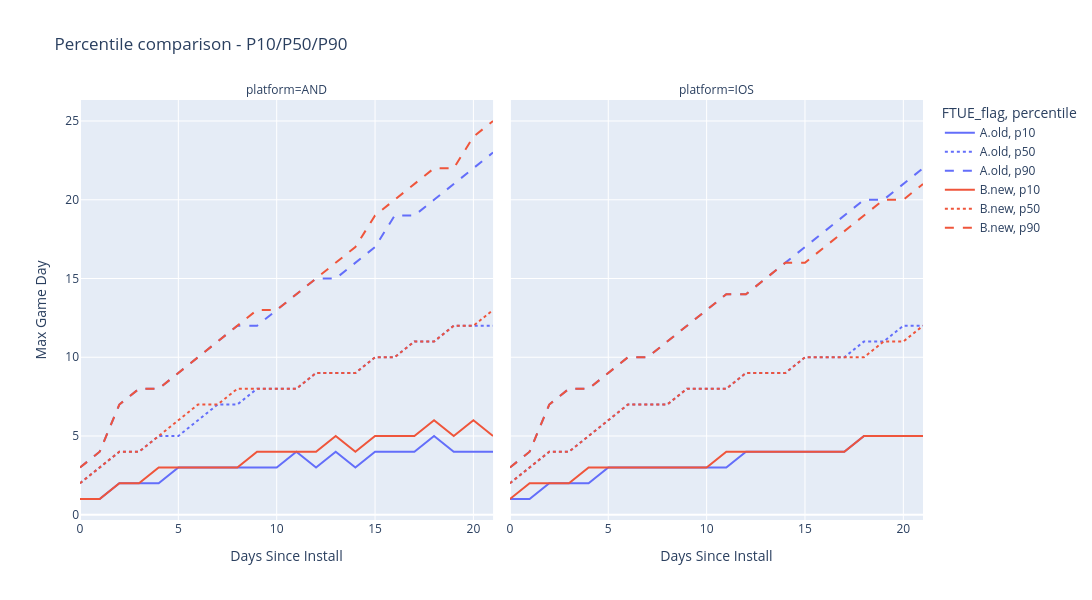

Here is the notebook cell this chart was saved with:
### Code cell
# Band chart: P10/P50/P90 level progression comparison between A.old and B.new
plot_percentile_comparison(level_pcts_by_group, percentile='all', measure_name='Max Game Day')

# To inspect a single percentile with diff bar:
# plot_percentile_comparison(level_pcts_by_group, percentile='p50')
# plot_percentile_comparison(level_pcts_by_group, percentile='p10')
# plot_percentile_comparison(level_pcts_by_group, percentile='p90')

### Figure 1 — Plotly figure (JSON) as saved in the notebook; plotly's stock layout.template omitted (floating-point values rounded to 4 significant figures)
{"data": [{"hovertemplate": "FTUE_flag=A.old<br>percentile=p10<br>platform=AND<br>Days Since Install=%{x}<br>Max Game Day=%{y}<extra></extra>", "legendgroup": "A.old, p10", "line": {"color": "#636efa", "dash": "solid"}, "marker": {"symbol": "circle"}, "mode": "lines", "name": "A.old, p10", "orientation": "v", "showlegend": true, "type": "scatter", "x": [0, 1, 2, 3, 4, 5, 6, 7, 8, 9, 10, 11, 12, 13, 14, 15, 16, 17, 18, 19, 20, 21], "xaxis": "x", "y": [1, 1, 2, 2, 2, 3, 3, 3, 3, 3, 3, 4, 3, 4, 3, 4, 4, 4, 5, 4, 4, 4], "yaxis": "y"}, {"hovertemplate": "FTUE_flag=A.old<br>percentile=p10<br>platform=IOS<br>Days Since Install=%{x}<br>Max Game Day=%{y}<extra></extra>", "legendgroup": "A.old, p10", "line": {"color": "#636efa", "dash": "solid"}, "marker": {"symbol": "circle"}, "mode": "lines", "name": "A.old, p10", "orientation": "v", "showlegend": false, "type": "scatter", "x": [0, 1, 2, 3, 4, 5, 6, 7, 8, 9, 10, 11, 12, 13, 14, 15, 16, 17, 18, 19, 20, 21], "xaxis": "x2", "y": [1, 1, 2, 2, 2, 3, 3, 3, 3, 3, 3, 3, 4, 4, 4, 4, 4, 4, 5, 5, 5, 5], "yaxis": "y2"}, {"hovertemplate": "FTUE_flag=A.old<br>percentile=p50<br>platform=AND<br>Days Since Install=%{x}<br>Max Game Day=%{y}<extra></extra>", "legendgroup": "A.old, p50", "line": {"color": "#636efa", "dash": "dot"}, "marker": {"symbol": "circle"}, "mode": "lines", "name": "A.old, p50", "orientation": "v", "showlegend": true, "type": "scatter", "x": [0, 1, 2, 3, 4, 5, 6, 7, 8, 9, 10, 11, 12, 13, 14, 15, 16, 17, 18, 19, 20, 21], "xaxis": "x", "y": [2, 3, 4, 4, 5, 5, 6, 7, 7, 8, 8, 8, 9, 9, 9, 10, 10, 11, 11, 12, 12, 12], "yaxis": "y"}, {"hovertemplate": "FTUE_flag=A.old<br>percentile=p50<br>platform=IOS<br>Days Since Install=%{x}<br>Max Game Day=%{y}<extra></extra>", "legendgroup": "A.old, p50", "line": {"color": "#636efa", "dash": "dot"}, "marker": {"symbol": "circle"}, "mode": "lines", "name": "A.old, p50", "orientation": "v", "showlegend": false, "type": "scatter", "x": [0, 1, 2, 3, 4, 5, 6, 7, 8, 9, 10, 11, 12, 13, 14, 15, 16, 17, 18, 19, 20, 21], "xaxis": "x2", "y": [2, 3, 4, 4, 5, 6, 7, 7, 7, 8, 8, 8, 9, 9, 9, 10, 10, 10, 11, 11, 12, 12], "yaxis": "y2"}, {"hovertemplate": "FTUE_flag=A.old<br>percentile=p90<br>platform=AND<br>Days Since Install=%{x}<br>Max Game Day=%{y}<extra></extra>", "legendgroup": "A.old, p90", "line": {"color": "#636efa", "dash": "dash"}, "marker": {"symbol": "circle"}, "mode": "lines", "name": "A.old, p90", "orientation": "v", "showlegend": true, "type": "scatter", "x": [0, 1, 2, 3, 4, 5, 6, 7, 8, 9, 10, 11, 12, 13, 14, 15, 16, 17, 18, 19, 20, 21], "xaxis": "x", "y": [3, 4, 7, 8, 8, 9, 10, 11, 12, 12, 13, 14, 15, 15, 16, 17, 19, 19, 20, 21, 22, 23], "yaxis": "y"}, {"hovertemplate": "FTUE_flag=A.old<br>percentile=p90<br>platform=IOS<br>Days Since Install=%{x}<br>Max Game Day=%{y}<extra></extra>", "legendgroup": "A.old, p90", "line": {"color": "#636efa", "dash": "dash"}, "marker": {"symbol": "circle"}, "mode": "lines", "name": "A.old, p90", "orientation": "v", "showlegend": false, "type": "scatter", "x": [0, 1, 2, 3, 4, 5, 6, 7, 8, 9, 10, 11, 12, 13, 14, 15, 16, 17, 18, 19, 20, 21], "xaxis": "x2", "y": [3, 4, 7, 8, 8, 9, 10, 10, 11, 12, 13, 14, 14, 15, 16, 17, 18, 19, 20, 20, 21, 22], "yaxis": "y2"}, {"hovertemplate": "FTUE_flag=B.new<br>percentile=p10<br>platform=AND<br>Days Since Install=%{x}<br>Max Game Day=%{y}<extra></extra>", "legendgroup": "B.new, p10", "line": {"color": "#EF553B", "dash": "solid"}, "marker": {"symbol": "circle"}, "mode": "lines", "name": "B.new, p10", "orientation": "v", "showlegend": true, "type": "scatter", "x": [0, 1, 2, 3, 4, 5, 6, 7, 8, 9, 10, 11, 12, 13, 14, 15, 16, 17, 18, 19, 20, 21], "xaxis": "x", "y": [1, 1, 2, 2, 3, 3, 3, 3, 3, 4, 4, 4, 4, 5, 4, 5, 5, 5, 6, 5, 6, 5], "yaxis": "y"}, {"hovertemplate": "FTUE_flag=B.new<br>percentile=p10<br>platform=IOS<br>Days Since Install=%{x}<br>Max Game Day=%{y}<extra></extra>", "legendgroup": "B.new, p10", "line": {"color": "#EF553B", "dash": "solid"}, "marker": {"symbol": "circle"}, "mode": "lines", "name": "B.new, p10", "orientation": "v", "showlegend": false, "type": "scatter", "x": [0, 1, 2, 3, 4, 5, 6, 7, 8, 9, 10, 11, 12, 13, 14, 15, 16, 17, 18, 19, 20, 21], "xaxis": "x2", "y": [1, 2, 2, 2, 3, 3, 3, 3, 3, 3, 3, 4, 4, 4, 4, 4, 4, 4, 5, 5, 5, 5], "yaxis": "y2"}, {"hovertemplate": "FTUE_flag=B.new<br>percentile=p50<br>platform=AND<br>Days Since Install=%{x}<br>Max Game Day=%{y}<extra></extra>", "legendgroup": "B.new, p50", "line": {"color": "#EF553B", "dash": "dot"}, "marker": {"symbol": "circle"}, "mode": "lines", "name": "B.new, p50", "orientation": "v", "showlegend": true, "type": "scatter", "x": [0, 1, 2, 3, 4, 5, 6, 7, 8, 9, 10, 11, 12, 13, 14, 15, 16, 17, 18, 19, 20, 21], "xaxis": "x", "y": [2, 3, 4, 4, 5, 6, 7, 7, 8, 8, 8, 8, 9, 9, 9, 10, 10, 11, 11, 12, 12, 13], "yaxis": "y"}, {"hovertemplate": "FTUE_flag=B.new<br>percentile=p50<br>platform=IOS<br>Days Since Install=%{x}<br>Max Game Day=%{y}<extra></extra>", "legendgroup": "B.new, p50", "line": {"color": "#EF553B", "dash": "dot"}, "marker": {"symbol": "circle"}, "mode": "lines", "name": "B.new, p50", "orientation": "v", "showlegend": false, "type": "scatter", "x": [0, 1, 2, 3, 4, 5, 6, 7, 8, 9, 10, 11, 12, 13, 14, 15, 16, 17, 18, 19, 20, 21], "xaxis": "x2", "y": [2, 3, 4, 4, 5, 6, 7, 7, 7, 8, 8, 8, 9, 9, 9, 10, 10, 10, 10, 11, 11, 12], "yaxis": "y2"}, {"hovertemplate": "FTUE_flag=B.new<br>percentile=p90<br>platform=AND<br>Days Since Install=%{x}<br>Max Game Day=%{y}<extra></extra>", "legendgroup": "B.new, p90", "line": {"color": "#EF553B", "dash": "dash"}, "marker": {"symbol": "circle"}, "mode": "lines", "name": "B.new, p90", "orientation": "v", "showlegend": true, "type": "scatter", "x": [0, 1, 2, 3, 4, 5, 6, 7, 8, 9, 10, 11, 12, 13, 14, 15, 16, 17, 18, 19, 20, 21], "xaxis": "x", "y": [3, 4, 7, 8, 8, 9, 10, 11, 12, 13, 13, 14, 15, 16, 17, 19, 20, 21, 22, 22, 24, 25], "yaxis": "y"}, {"hovertemplate": "FTUE_flag=B.new<br>percentile=p90<br>platform=IOS<br>Days Since Install=%{x}<br>Max Game Day=%{y}<extra></extra>", "legendgroup": "B.new, p90", "line": {"color": "#EF553B", "dash": "dash"}, "marker": {"symbol": "circle"}, "mode": "lines", "name": "B.new, p90", "orientation": "v", "showlegend": false, "type": "scatter", "x": [0, 1, 2, 3, 4, 5, 6, 7, 8, 9, 10, 11, 12, 13, 14, 15, 16, 17, 18, 19, 20, 21], "xaxis": "x2", "y": [3, 4, 7, 8, 8, 9, 10, 10, 11, 12, 13, 14, 14, 15, 16, 16, 17, 18, 19, 20, 20, 21], "yaxis": "y2"}], "layout": {"annotations": [{"font": {}, "showarrow": false, "text": "platform=AND", "x": 0.245, "xanchor": "center", "xref": "paper", "y": 1, "yanchor": "bottom", "yref": "paper"}, {"font": {}, "showarrow": false, "text": "platform=IOS", "x": 0.755, "xanchor": "center", "xref": "paper", "y": 1, "yanchor": "bottom", "yref": "paper"}], "height": 600, "legend": {"title": {"text": "FTUE_flag, percentile"}, "tracegroupgap": 0}, "title": {"text": "Percentile comparison - P10/P50/P90"}, "width": 1500, "xaxis": {"anchor": "y", "domain": [0, 0.49], "title": {"text": "Days Since Install"}}, "xaxis2": {"anchor": "y2", "domain": [0.51, 1], "matches": "x", "title": {"text": "Days Since Install"}}, "yaxis": {"anchor": "x", "domain": [0, 1], "title": {"text": "Max Game Day"}}, "yaxis2": {"anchor": "x2", "domain": [0, 1], "matches": "y", "showticklabels": false}}}
